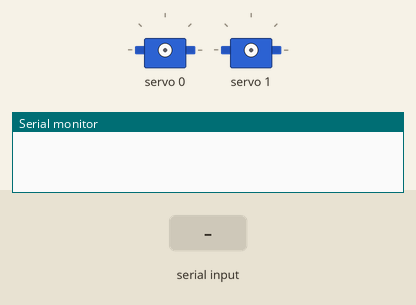
Recording of a sketch running on a simulated Arduino Uno, built with avr-gcc and run on an emulated ATmega328P. On the bench: 2 × servo, the last lines printed to the serial monitor. The test bench sets the inputs (shaded band).

Above: at 1.2 s.
1.3 s: "90,45\n" received over Serial
2.8 s: "30,150\n" received over Serial
At 3.3 s:
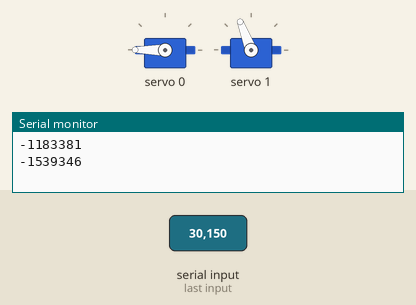
Timing chart, 0 to 5.8 s (numbered marks = the images above; inputs shaded):
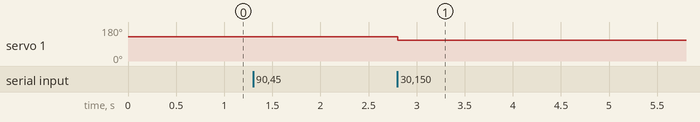

The sketch:

ConexSerial.ino
```cpp
// (licence header left out)
// Licensed under the Apache License, Version 2.0 (the "License");
// you may not use this file except in compliance with the License.
// You may obtain a copy of the License at

//     http://www.apache.org/licenses/LICENSE-2.0

// Unless required by applicable law or agreed to in writing, software
// distributed under the License is distributed on an "AS IS" BASIS,
// WITHOUT WARRANTIES OR CONDITIONS OF ANY KIND, either express or implied.
// See the License for the specific language governing permissions and
// limitations under the License.


/////////////////////////////////////////////////////////////////////////////////////////////////////////////////////////////////////////////////////
// Este código permite corroborar la conexión serial entre Python y Arduino. Particularmente se envían 2 valores separados por ",", luego se separan
// y se controlan 2 servomotores con cada valor correspondientemente mapeado.
/////////////////////////////////////////////////////////////////////////////////////////////////////////////////////////////////////////////////////

//#include <SPI.h>
//////////Servos/////////
#include <Wire.h>
#include <Adafruit_PWMServoDriver.h>
Adafruit_PWMServoDriver pwm = Adafruit_PWMServoDriver();
#define SERVOMIN  150
#define SERVOMAX  580
#define USMIN  600
#define USMAX  2400
#define FREQUENCY  50
//////////Servos/////////

//////////Filtro/////////
#define alpha 0.05   //Alpha
int ValorfiltradoX1 = 350;
int ValorfiltradoX2 = 350;
//////////Filtro/////////

//////////Inicialización de variables/////////
String serialData;
String xval;
String yval;
int pin = 13;
int c1 = 0;
int c2 = 2;
//////////Inicialización de variables/////////


//////////Funciones/////////

void moverMotor( int ejeacelerometro, int motor)
{
  int pulse_wide, pulse_width;

  pulse_wide = map(ejeacelerometro, 0, 100, 600, 2400);//acele
  pulse_width = int (float(pulse_wide ) / 1000000 * FREQUENCY * 4096);
  pwm.setPWM(motor, 0, pulse_width);
}


String getValue(String data, char separator, int index)
{
  int found = 0;
  int strIndex[] = { 0, -1 };
  int maxIndex = data.length() - 1;

  for (int i = 0; i <= maxIndex && found <= index; i++) {
    if (data.charAt(i) == separator || i == maxIndex) {
      found++;
      strIndex[0] = strIndex[1] + 1;
      strIndex[1] = (i == maxIndex) ? i + 1 : i;
    }
  }
  return found > index ? data.substring(strIndex[0], strIndex[1]) : "";
}
//////////Funciones/////////


void setup () {
  //Inicializar controlador de servos
  pwm.begin();
  pwm.setPWMFreq(50); //Se define frecuencia de trabajo

  //Inicializar comunicación Serial
  Serial.begin(500000); //Se trabaja a 500000 baudios

  while (!Serial) {
    //se espera la inicialización completa
  }
  Serial.setTimeout(1);//seteo de timeout
}


void loop () {

  if (Serial.available() > 0) {

    // Lectura de datos en puerto
    serialData = Serial.readString();

    // Split de string por ","
    xval = getValue(serialData, ',', 0);
    yval = getValue(serialData, ',', 1);
    c1 = xval.toInt();
    c2 = yval.toInt();

    // Filtrado y mapeo
    ValorfiltradoX1 = (alpha * c1) + ((1 - alpha) * ValorfiltradoX1);
    ValorfiltradoX2 = (alpha * c2) + ((1 - alpha) * ValorfiltradoX2);
    ValorfiltradoX1 = map(ValorfiltradoX1, 5800 , 7500, 150 , 565);
    ValorfiltradoX2 = map (ValorfiltradoX2, 150 , 565 , 565, 150);

    // Seteo de servomotores
    pwm.setPWM(0, 0, ValorfiltradoX1);
    pwm.setPWM(1, 0, ValorfiltradoX2);

    // Print de datos por puerto serie
    Serial.print(ValorfiltradoX1);
    Serial.println(ValorfiltradoX2);

  }

}
```

Measured:
- after the input at 2.8 s, servo 1: 128° → 111° at once
